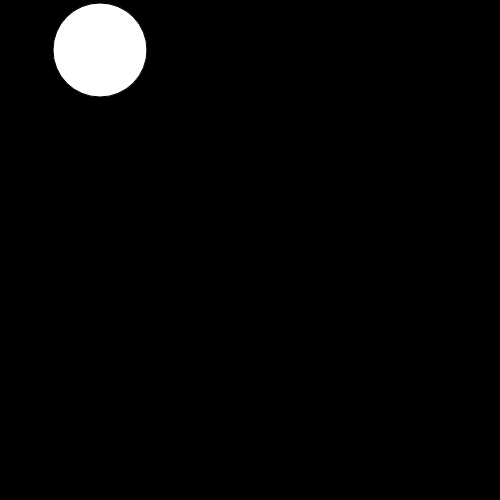
Frame 1 (no input)
Frame 60 (no input): blank canvas, image omitted
Frame 120 (the mouse pressed at the canvas centre since frame 60): blank canvas, image omitted

The p5.js sketch that drew this single still picture (run headless with seeded random() and noise() and a simulated clock; from frame 60 on, the mouse is pressed at the canvas centre):

// p5.js sketch
// ── sketch.js
function setup(){
    createCanvas(500,500);
    background(51);
}
var xPos = 100;
var yPos = 50;
var x = 94
var y = 94
function draw(){
    background(0);
   ellipse(xPos, yPos,94)
    xPos += x;
    yPos += y;
  if (xPos<0 || xPos>500) x = -x;
  if (yPos<0 || yPos>500) y = -y;
}
var mouseX
